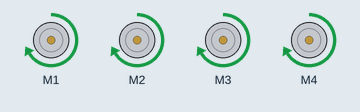
A sketch run on a simulated Arduino Uno, built with avr-gcc and run on an emulated ATmega328P. On the bench: 4 × DC motor (green arrow = forward, orange = backward, longer = faster).

Above: at 3.5 s.
At 5.2 s:
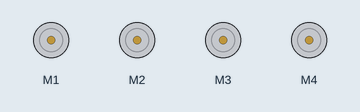
At 5.7 s:
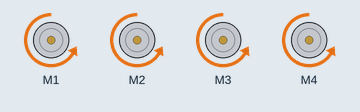
Timing chart, 0 to 7.2 s (numbered marks = the images above):
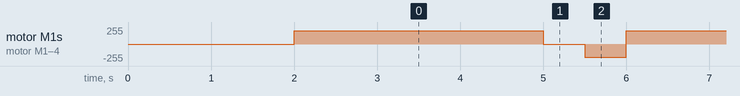

The sketch:

codigo_4_motores.ino
```cpp
/* Ejercicio I: Realizar código de control de 4 motores de forma
  síncrona hacia adelante, detenerse y atrás. */

#include <AFMotor.h> //incluimos libreria de shield motor
AF_DCMotor M1(1); //motor uno conectar en M1
AF_DCMotor M2(2); //motor uno conectar en M2
AF_DCMotor M3(3); //motor uno conectar en M3
AF_DCMotor M4(4); //motor uno conectar en M4

int vel=200; //Variable de velocidad

void setup()
{
  M1.run(RELEASE); //motor inicia apagado
  M2.run(RELEASE); //motor inicia apagado
  M3.run(RELEASE); //motor inicia apagado
  M4.run(RELEASE); //motor inicia apagado
  delay(2000);
}

void loop()
{
  //ADELANTE//
    M1.setSpeed(vel); //Escribe la velocidad
    M2.setSpeed(vel); //Escribe la velocidad
    M3.setSpeed(vel); //Escribe la velocidad
    M4.setSpeed(vel); //Escribe la velocidad
    M1.run(FORWARD);  //Gira hacia adelante
    M2.run(FORWARD);  //Gira hacia adelante
    M3.run(FORWARD);  //Gira hacia adelante
    M4.run(FORWARD);  //Gira hacia adelante
    delay(3000);

    //DETENERSE//
    M1.run(RELEASE);  //Gira hacia adelante
    M2.run(RELEASE);  //Gira hacia adelante
    M3.run(RELEASE);  //Gira hacia adelante
    M4.run(RELEASE);  //Gira hacia adelante
    delay(500);

   //ATRAS//
    M1.setSpeed(vel); //Escribe la velocidad
    M2.setSpeed(vel); //Escribe la velocidad
    M3.setSpeed(vel); //Escribe la velocidad
    M4.setSpeed(vel); //Escribe la velocidad
    M1.run(BACKWARD);  //Gira hacia adelante
    M2.run(BACKWARD);  //Gira hacia adelante
    M3.run(BACKWARD);  //Gira hacia adelante
    M4.run(BACKWARD);  //Gira hacia adelante
    delay(500);

}
```

Measured:
- by itself, motor M1–4: repeats every 4.0 s: stopped 0.50 s, backward 200/255 0.50 s, forward 200/255 3.0 s
